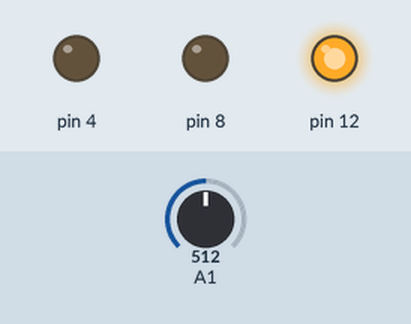
Simulated run of this sketch. Board: Arduino Uno, built with avr-gcc and run on an emulated ATmega328P. Parts: output pins drawn as LEDs (lit = HIGH). The inputs (shaded band) are chosen by the test bench; at power-on: A1 = 512.

Above: at 1.2 s.
1.3 s: A1 set to 649
2.8 s: A1 set to 684
At 4.0 s:
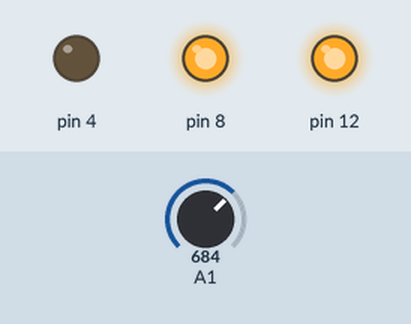
4.3 s: A1 set to 993
5.8 s: A1 set to 1016
At 6.4 s:
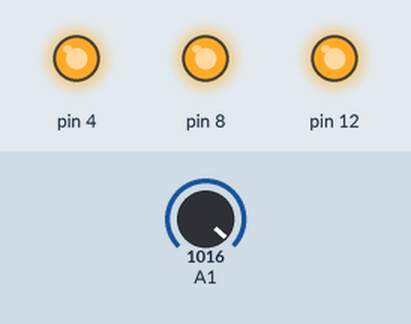
7.3 s: A1 set to 306
At 8.5 s:
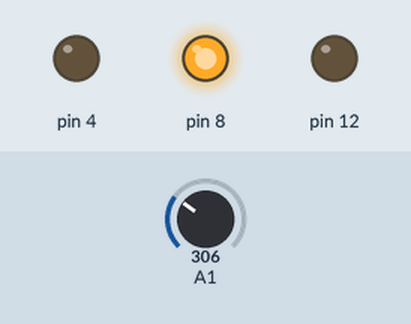
8.8 s: A1 set to 323
10.3 s: A1 set to 346
At 11.0 s:
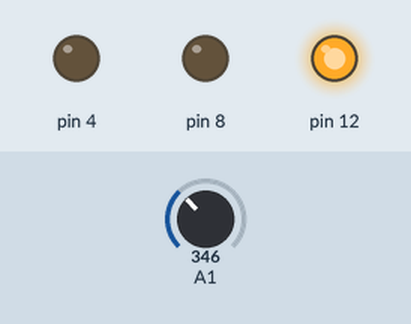
Timing chart, 0 to 12.8 s (numbered marks = the images above; inputs shaded):
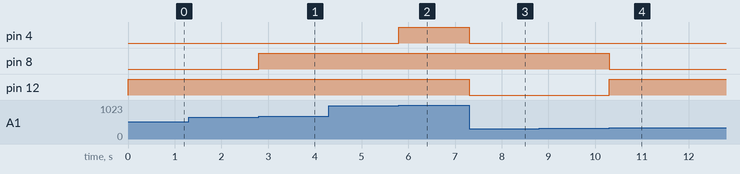

Measured:
- the behaviour switches between 666 and 667 on A1 (found by bisection; images 0 and 1)
- the behaviour switches between 1000 and 1001 on A1 (found by bisection; images 1 and 2)
- the behaviour switches between 333 and 334 on A1 (found by bisection; images 3 and 4)
- after the input at 1.3 s, every drawn part: stays the same
- after the input at 2.8 s, pin 8: LOW → HIGH at once
- after the input at 4.3 s, every drawn part: stays the same
- after the input at 5.8 s, pin 4: LOW → HIGH at once
- after the input at 7.3 s, pin 4, pin 12: HIGH → LOW at once
- after the input at 8.8 s, every drawn part: stays the same
- after the input at 10.3 s, pin 8: HIGH → LOW at once; pin 12: LOW → HIGH at once

The sketch:

sketch_may2a.ino
```cpp
int pot_val;
int max_val = 1000;

void setup() {
  // put your setup code here, to run once:
  Serial.begin(9600);
  pinMode(A1, INPUT);
  pinMode(12, OUTPUT);
  pinMode(8, OUTPUT);
  pinMode(4, OUTPUT);
}

void loop() {
  // put your main code here, to run repeatedly:
  pot_val = analogRead(A1);
  //  Serial.print("The value of the potentiometer is: ");
  //  Serial.println(pot_val);
  //  delay(1000);
  if (pot_val > max_val / 3) {
    digitalWrite(12, HIGH);
    if (pot_val > max_val * 2 / 3) {
    digitalWrite(8, HIGH);
    } else {
    digitalWrite(8, LOW);
    }
  }else {
    digitalWrite(12, LOW);
  }

  if (pot_val > max_val) {
    digitalWrite(4, HIGH);
  } else {
    digitalWrite(4, LOW);
  }
}
```
